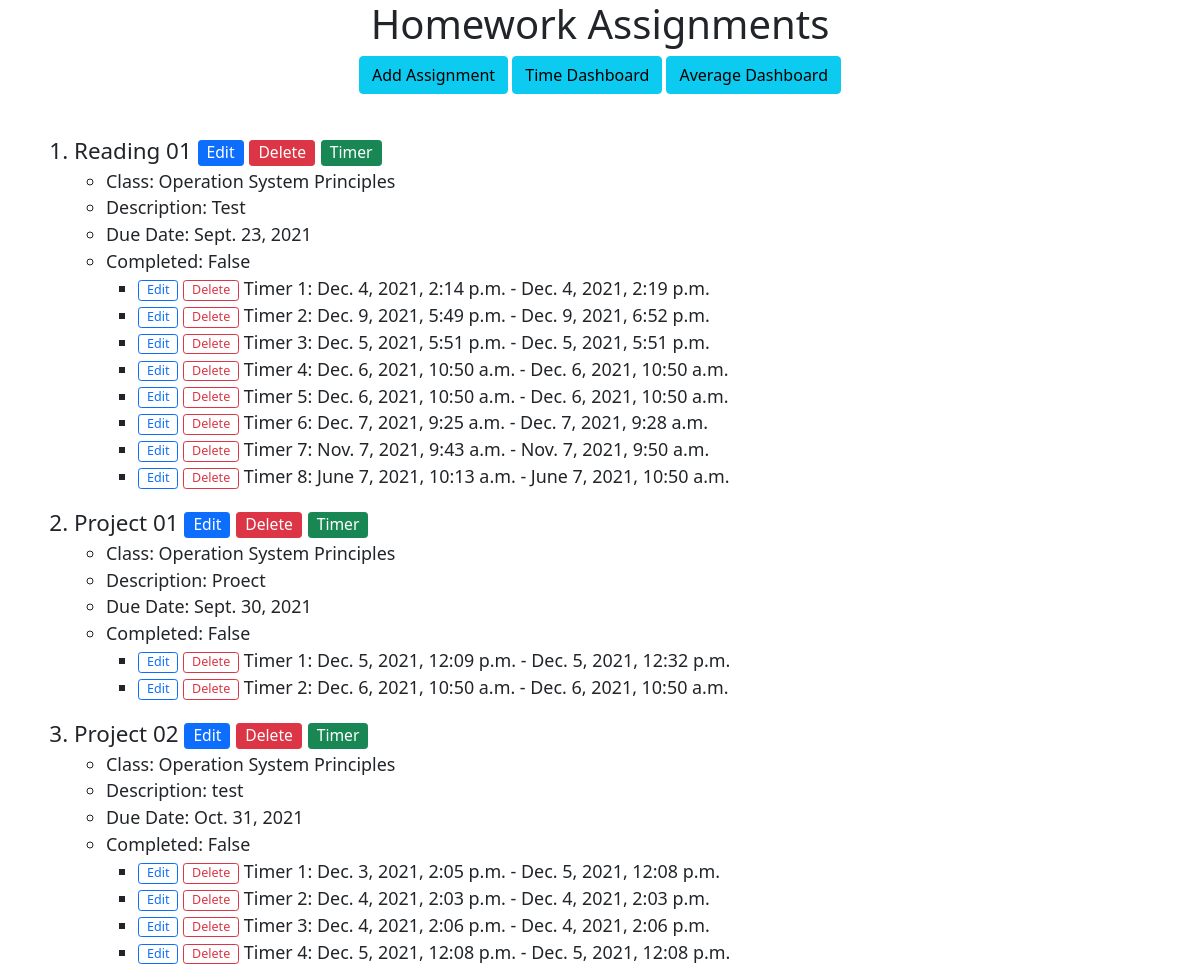
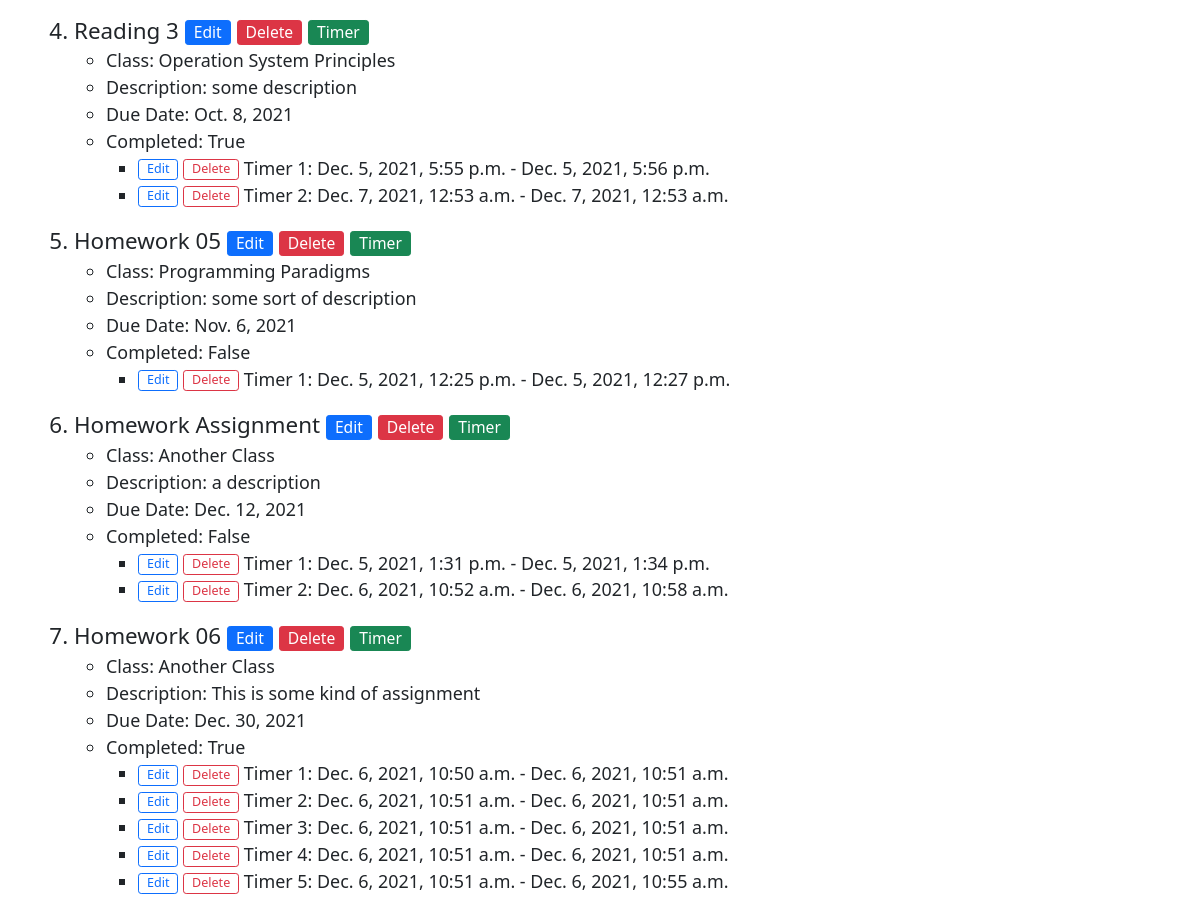
The app's page /5/ with its own data (2 pictures, top to bottom).
### homework_api/models.py (models this page shows, shortened)
class Assignment(models.Model):
    name = models.CharField(max_length=50)
    due_date = models.DateField()
    class_name = models.CharField(max_length=50)
    description = models.TextField()
    completed = models.BooleanField()

class Timer(models.Model):
    assignment = models.ForeignKey(
        'Assignment', on_delete=models.CASCADE, related_name='timers')
    begin = models.DateTimeField()
    end = models.DateTimeField()

### homework_api/views.py (the view)
class AssignmentDetailView(ListView):
    model = Assignment
    template_name = 'homework_api/index.html'

### homework_api/templates/homework_api/index.html (shortened to what this page needs)
<!DOCTYPE html>
<html>
<head>
	<link href="https://cdn.jsdelivr.net/npm/bootstrap@5.1.1/dist/css/bootstrap.min.css" rel="stylesheet"
>
</head>
<body>
	<div class='text-center'>
		<h1>Homework Assignments</h1>
	</div>
	<div class='container'>
		<div class='text-center'>
			<button class='btn btn-info' onclick="location.href='/create'">Add Assignment</button>
			<button class='btn btn-info' onclick="location.href='/timemanagement'">Time Dashboard</button>
			<button class='btn btn-info' onclick="location.href='/averagemanagement'">Average Dashboard</button>
			<br></br>
		</div>
		<div>
			{% if assignment_list %}
			<ol style='font-size: 1.4em;'>
				{% for assignment in assignment_list %}
				<li style='margin-top: 16px'>
					{{ assignment.name }}
					<button class='btn btn-primary btn-sm py-0' style='font-size: 0.7em;'
						onclick="location.href='{{assignment.id}}/update'">Edit</button>
					<button class='btn btn-danger btn-sm py-0' style='font-size: 0.7em;'
						onclick="location.href='{{assignment.id}}/delete'">Delete</button>
					<button class='btn btn-success btn-sm py-0' style='font-size: 0.7em;'
						onclick="location.href='{{assignment.id}}/timer'">Timer</button>
					<ul style='font-size: 0.8em;'>
						<li> Class: {{ assignment.class_name }}
						<li> Description: {{ assignment.description }}
						<li> Due Date: {{ assignment.due_date }}
						<li> Completed: {{ assignment.completed }}
							{% if assignment.timers.all %}
							<ul>
								{% for timer in assignment.timers.all %}
								<li><button class='btn btn-outline-primary btn-sm py-0' style='font-size: 0.7em;'
										onclick="location.href='{{assignment.id}}/timer/edit/{{timer.id}}'">Edit</button>
									<button class='btn btn-outline-danger btn-sm py-0' style='font-size: 0.7em;'
										onclick="location.href='{{assignment.id}}/timer/delete/{{timer.id}}'">Delete</button>
									Timer {{ forloop.counter }}: {{ timer.begin}} - {{timer.end }}
									{% endfor %}
							</ul>
							{% endif %}
					</ul>
					{% endfor %}
			</ol>
			{% else %}
			<p>No assignments are available.</p>
			{% endif %}
		</div>
	</div>
</body>
</html>

### records on screen
Assignment: name "Reading 01", class_name "Operation System Principles", description "Test", due_date "Sept. 23, 2021", completed "False"
Timer: begin "Dec. 4, 2021, 2:14 p.m.", end "Dec. 4, 2021, 2:19 p.m."
Timer: begin "Dec. 9, 2021, 5:49 p.m.", end "Dec. 9, 2021, 6:52 p.m."
Timer: begin "Dec. 5, 2021, 5:51 p.m.", end "Dec. 5, 2021, 5:51 p.m."
Timer: begin "Dec. 6, 2021, 10:50 a.m.", end "Dec. 6, 2021, 10:50 a.m."
Timer: begin "Dec. 6, 2021, 10:50 a.m.", end "Dec. 6, 2021, 10:50 a.m."
Timer: begin "Dec. 7, 2021, 9:25 a.m.", end "Dec. 7, 2021, 9:28 a.m."
Timer: begin "Nov. 7, 2021, 9:43 a.m.", end "Nov. 7, 2021, 9:50 a.m."
Timer: begin "June 7, 2021, 10:13 a.m.", end "June 7, 2021, 10:50 a.m."
Assignment: name "Project 01", class_name "Operation System Principles", description "Proect", due_date "Sept. 30, 2021", completed "False"
Timer: begin "Dec. 5, 2021, 12:09 p.m.", end "Dec. 5, 2021, 12:32 p.m."
Timer: begin "Dec. 6, 2021, 10:50 a.m.", end "Dec. 6, 2021, 10:50 a.m."
Assignment: name "Project 02", class_name "Operation System Principles", description "test", due_date "Oct. 31, 2021", completed "False"
Timer: begin "Dec. 3, 2021, 2:05 p.m.", end "Dec. 5, 2021, 12:08 p.m."
Timer: begin "Dec. 4, 2021, 2:03 p.m.", end "Dec. 4, 2021, 2:03 p.m."
Timer: begin "Dec. 4, 2021, 2:06 p.m.", end "Dec. 4, 2021, 2:06 p.m."
Timer: begin "Dec. 5, 2021, 12:08 p.m.", end "Dec. 5, 2021, 12:08 p.m."
Assignment: name "Reading 3", class_name "Operation System Principles", description "some description", due_date "Oct. 8, 2021", completed "True"
Timer: begin "Dec. 5, 2021, 5:55 p.m.", end "Dec. 5, 2021, 5:56 p.m."
Timer: begin "Dec. 7, 2021, 12:53 a.m.", end "Dec. 7, 2021, 12:53 a.m."
Assignment: name "Homework 05", class_name "Programming Paradigms", description "some sort of description", due_date "Nov. 6, 2021", completed "False"
Timer: begin "Dec. 5, 2021, 12:25 p.m.", end "Dec. 5, 2021, 12:27 p.m."
Assignment: name "Homework Assignment", class_name "Another Class", description "a description", due_date "Dec. 12, 2021", completed "False"
Timer: begin "Dec. 5, 2021, 1:31 p.m.", end "Dec. 5, 2021, 1:34 p.m."
Timer: begin "Dec. 6, 2021, 10:52 a.m.", end "Dec. 6, 2021, 10:58 a.m."
Assignment: name "Homework 06", class_name "Another Class", description "This is some kind of assignment", due_date "Dec. 30, 2021", completed "True"
Timer: begin "Dec. 6, 2021, 10:50 a.m.", end "Dec. 6, 2021, 10:51 a.m."
Timer: begin "Dec. 6, 2021, 10:51 a.m.", end "Dec. 6, 2021, 10:51 a.m."
Timer: begin "Dec. 6, 2021, 10:51 a.m.", end "Dec. 6, 2021, 10:51 a.m."
Timer: begin "Dec. 6, 2021, 10:51 a.m.", end "Dec. 6, 2021, 10:51 a.m."
Timer: begin "Dec. 6, 2021, 10:51 a.m.", end "Dec. 6, 2021, 10:55 a.m."
